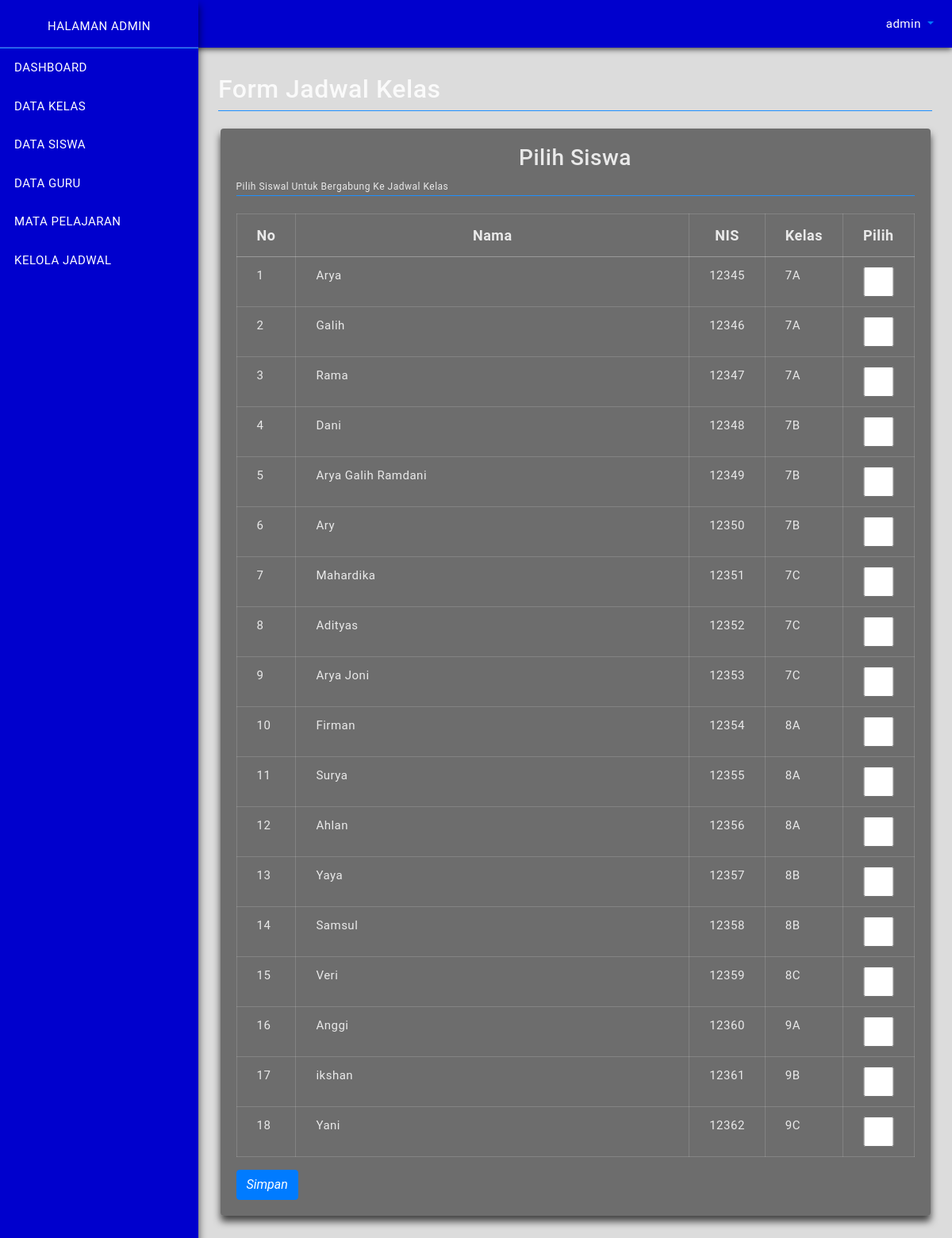
The page /admin/form-gabung-kelas.php (signed in) on the database its author committed.
### tables this page shows
CREATE TABLE `tb_siswa` (
  `nis` bigint(15) NOT NULL,
  `nama` varchar(30) NOT NULL,
  `alamat` text NOT NULL,
  `kelas` varchar(5) NOT NULL,
  `jk` varchar(10) NOT NULL,
  `foto` varchar(255) NOT NULL
);

CREATE TABLE `tb_kelas` (
  `id_kelas` int(5) NOT NULL,
  `nama` varchar(10) NOT NULL,
  `status` int(5) NOT NULL
);

### admin/form-gabung-kelas.php (the view, shortened to what this page needs)
<?php
  require_once('partials/header.php');
  require_once('config.php');
 ?>
    <div class="content-wrapper">
        <div class="container-fluid"><br>
        	<h2><i class="zmdi zmdi-book"></i> Form Jadwal Kelas</h2>
            <div class="dropdown-divider"></div>
            <div class="row">
				<div class="col" style="margin-top: 22px;">
                    <div class="card">
                        <div class="card-body">
                            <h3 align="center">Pilih Siswa</h3>
                            <small>Pilih Siswal Untuk Bergabung Ke Jadwal Kelas<?= $_GET['id_kelas'] ?></small>
                            <div class="dropdown-divider"></div><br>
                            <form action="jadwalKelas/proses-gabung-kelas.php" method="post">
	                           <div class="table-responsive">
				               		<table class="table">
				                  		<thead align="center">
				                    		<tr>
	                                            <th style=" width: 50px;"> No </th>
				                      			<th>Nama</th>
				                      			<th style="width: 70px;">NIS</th>
				                      			<th style="width: 70px;">Kelas</th>
				                      			<th style="width: 50px;">Pilih</th>
				                    		</tr>
				                  		</thead>
				                  		<tbody>
				                  			<?php
				                  				$sql = "SELECT a.*, b.nama as nama_kelas, b.status from tb_siswa a JOIN tb_kelas b on a.kelas = b.id_kelas";
				                  				$query= mysqli_query($conn, $sql);
				                  				$n = 1;
				                  				while ($siswa = mysqli_fetch_array($query)) {
				                  				?>
					                  			<tr>
						                  			<td><?php echo $n++; ?></td>
						                  			<td><?php echo $siswa['nama']; ?></td>
						                  			<td><?php echo $siswa['nis']; ?></td>
						                  			<td><?php echo $siswa['nama_kelas'];?></td>
						                  			<td><input type="checkbox" class="form-control" name="masuk[]" value="pilih"></td>
					                  			</tr>
    			                  				<?php
    			                  				}
    			                  			 ?>
				                  		</tbody>
				               		</table>
				               		<button class="btn btn-primary"><i class='zmdi zmdi-collection-plus'>Simpan</i></button>
				              	</div>
				            </form>
                        </div>
                    </div>
                </div>
            </div>
        </div>
    </div>
 <?php
 	require_once('partials/footer.php');
?>

### assets/css/appstyle.css (style rules this page uses)
body { background-color: #DCDCDC; font-family: 'Roboto', sans-serif; font-size: 15px; color: rgba(255,255,255,.85); letter-spacing: 0.5px; }
::placeholder { color: #fff !important; opacity: .5 !important; }
.row { margin-right: -12.5px; margin-left: -12.5px; }
.content-wrapper { margin-left: 250px; padding-top: 70px; padding-left: 10px; padding-right: 10px; padding-bottom: 70px; overflow-x: hidden; -webkit-transition: all 0.3s ease; -moz-transition: all 0.3s ease; -o-transition: all 0.3s ease; transition: all 0.3s ease; }
.dropdown-divider { margin: 0; border-top: 1px solid rgb(30, 144, 255); }
.card { margin-bottom: 25px; border: none; background-color: rgba(0,0,0,0.5); box-shadow: 0 7px 10px rgba(0, 0, 0, 0.7); }
.form-control { border: 0px solid #e5eaef; background-color: rgba(255, 255, 255, 0.2); color: #fff !important; }
.card .table td, .card .table th { padding-right: 25px; padding-left: 25px; }
.table { width: 100%; color: rgba(255,255,255,.85); }
.table thead th { font-size: 18px; padding-top: 13px; padding-bottom: 13px; border-bottom: 1px solid rgba(255, 255, 255, 0.3) }
.table-responsive { white-space:nowrap; }
.table-responsive td, .table-responsive th { border: 1px solid rgba(255, 255, 255, 0.15); }

### rows shown on the page
tb_siswa: nama "Arya", nis "12345", tb_kelas.nama "7A"
tb_siswa: nama "Galih", nis "12346", tb_kelas.nama "7A"
tb_siswa: nama "Rama", nis "12347", tb_kelas.nama "7A"
tb_siswa: nama "Dani", nis "12348", tb_kelas.nama "7B"
tb_siswa: nama "Arya Galih Ramdani", nis "12349", tb_kelas.nama "7B"
tb_siswa: nama "Ary", nis "12350", tb_kelas.nama "7B"
tb_siswa: nama "Mahardika", nis "12351", tb_kelas.nama "7C"
tb_siswa: nama "Adityas", nis "12352", tb_kelas.nama "7C"
tb_siswa: nama "Arya Joni", nis "12353", tb_kelas.nama "7C"
tb_siswa: nama "Firman", nis "12354", tb_kelas.nama "8A"
tb_siswa: nama "Surya", nis "12355", tb_kelas.nama "8A"
tb_siswa: nama "Ahlan", nis "12356", tb_kelas.nama "8A"
tb_siswa: nama "Yaya", nis "12357", tb_kelas.nama "8B"
tb_siswa: nama "Samsul", nis "12358", tb_kelas.nama "8B"
tb_siswa: nama "Veri", nis "12359", tb_kelas.nama "8C"
tb_siswa: nama "Anggi", nis "12360", tb_kelas.nama "9A"
tb_siswa: nama "ikshan", nis "12361", tb_kelas.nama "9B"
tb_siswa: nama "Yani", nis "12362", tb_kelas.nama "9C"

### other values the page prints
$_SESSION['username'] "admin"
